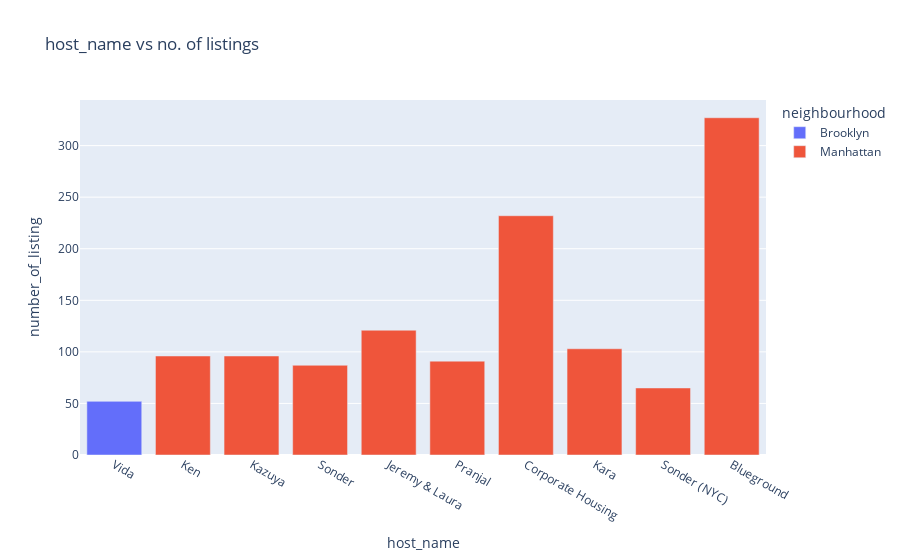

Source (notebook cell):
### Code cell
px.bar(df_top10host,x = 'host_name',y = 'number_of_listing',color = 'neighbourhood', title = 'host_name vs no. of listings')

### Figure 1 — Plotly figure (JSON) as saved in the notebook; plotly's stock layout.template omitted (floating-point values rounded to 4 significant figures)
{"data": [{"alignmentgroup": "True", "hovertemplate": "neighbourhood=Brooklyn<br>host_name=%{x}<br>number_of_listing=%{y}<extra></extra>", "legendgroup": "Brooklyn", "marker": {"color": "#636efa", "pattern": {"shape": ""}}, "name": "Brooklyn", "offsetgroup": "Brooklyn", "orientation": "v", "showlegend": true, "textposition": "auto", "type": "bar", "x": ["Vida"], "xaxis": "x", "y": [52], "yaxis": "y"}, {"alignmentgroup": "True", "hovertemplate": "neighbourhood=Manhattan<br>host_name=%{x}<br>number_of_listing=%{y}<extra></extra>", "legendgroup": "Manhattan", "marker": {"color": "#EF553B", "pattern": {"shape": ""}}, "name": "Manhattan", "offsetgroup": "Manhattan", "orientation": "v", "showlegend": true, "textposition": "auto", "type": "bar", "x": ["Ken", "Kazuya", "Sonder", "Jeremy & Laura", "Pranjal", "Corporate Housing", "Kara", "Sonder (NYC)", "Blueground"], "xaxis": "x", "y": [96, 96, 87, 121, 91, 232, 103, 65, 327], "yaxis": "y"}], "layout": {"barmode": "relative", "legend": {"title": {"text": "neighbourhood"}, "tracegroupgap": 0}, "title": {"text": "host_name vs no. of listings"}, "xaxis": {"anchor": "y", "domain": [0, 1], "title": {"text": "host_name"}}, "yaxis": {"anchor": "x", "domain": [0, 1], "title": {"text": "number_of_listing"}}}}
